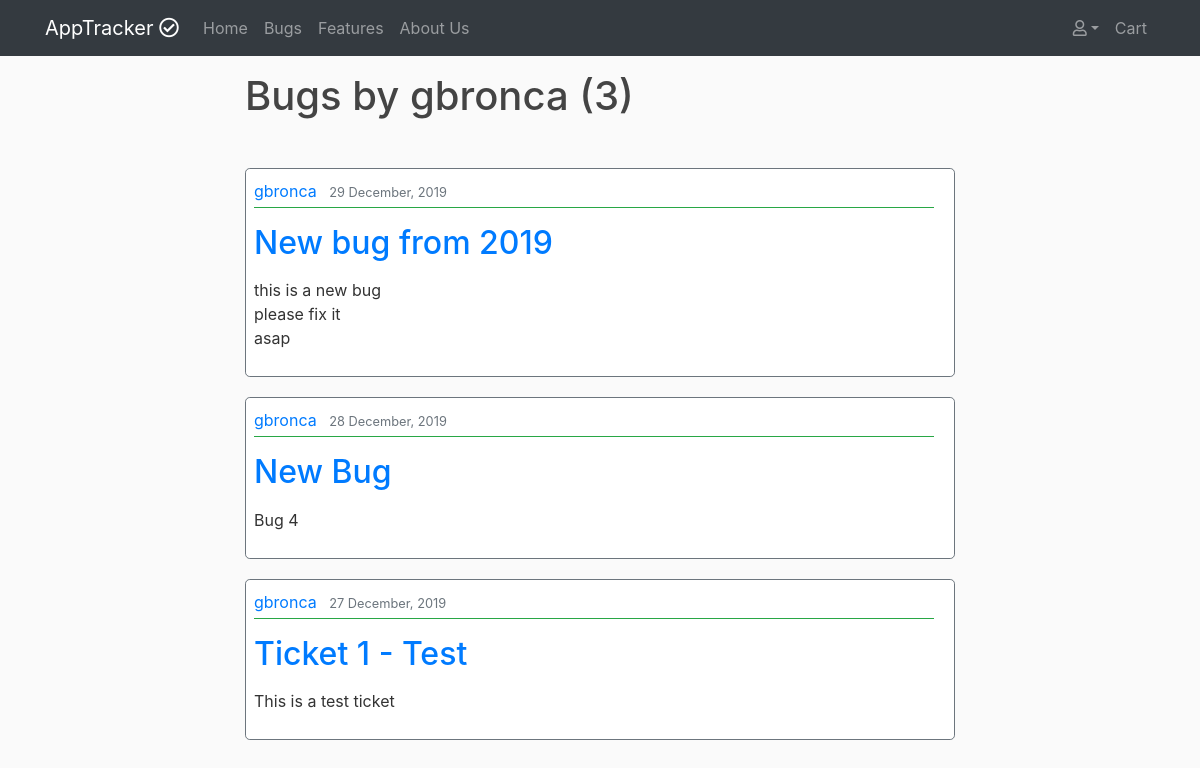
Before: /tickets/user-bugs/gbronca/ with the older database file.
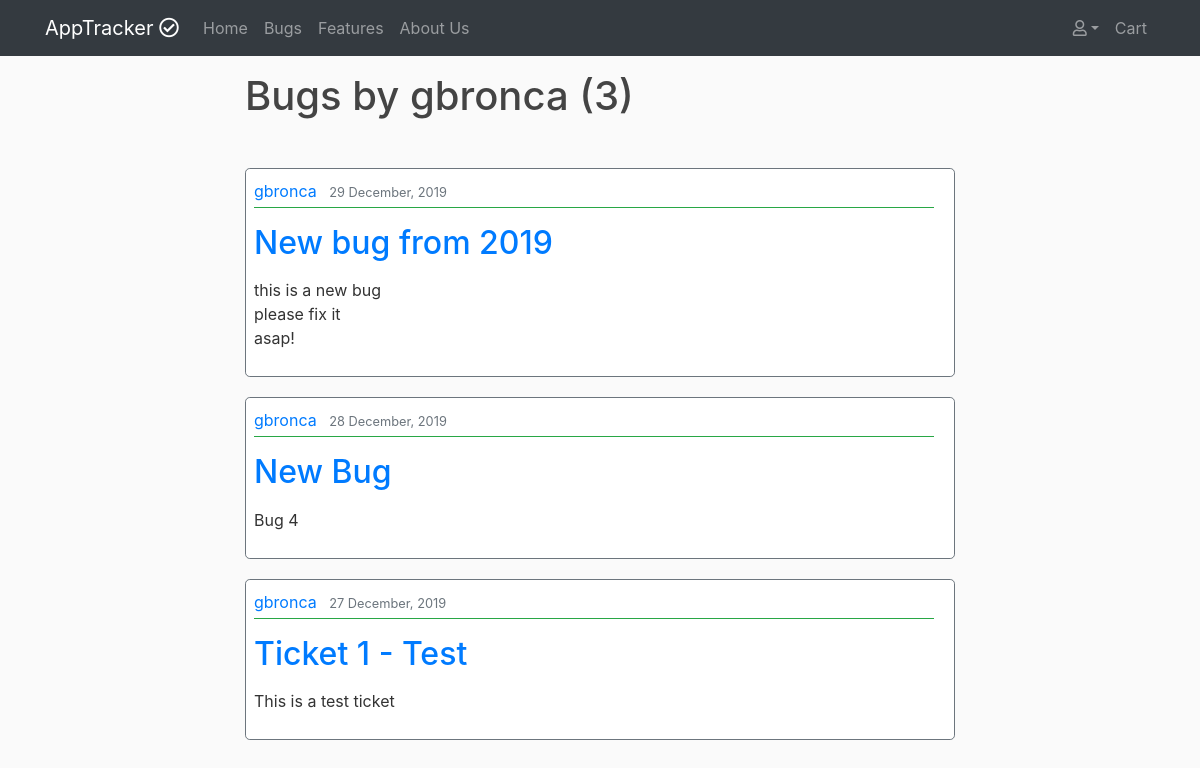
After: the same page with the newer database file.
### tickets/models.py (models this page shows, shortened)
class Ticket(models.Model):
    STATUS = (
        ('In Progress', 'In Progress'),
        ('Completed', 'Completed'),
        ('Pending', 'Pending')
    )
    ISSUE = (
        ('Bug', 'Bug'),
        ('Feature', 'Feature')
    )
    title = models.CharField(max_length=75)
    description = models.TextField()
    date_posted = models.DateTimeField(default=timezone.now)
    username = models.ForeignKey(User, on_delete=models.CASCADE)
    status = models.CharField(max_length=20, choices=STATUS,default='Pending')
    issue = models.CharField(max_length=20, choices=ISSUE, default='Bug')
    upvotes = models.PositiveIntegerField(default=0)
    views = models.PositiveIntegerField(default=0)

### tickets/views.py (the view)
# urls.py: path('user-bugs/<username>/', views.UserBugListView.as_view(template_name='tickets/user_tickets.html'), name='user_bugs'),
class UserBugListView(ListView):
    paginate_by = 5
    model = Ticket
    def get_queryset(self, *args, **kwargs):
        username = get_object_or_404(User, username=self.kwargs.get('username'))
        return Ticket.objects.filter(issue='Bug', username=username).order_by('-date_posted')
    def get_context_data(self, **kwargs):
        context = super().get_context_data(**kwargs)
        context['type'] = 'Bugs'
        is_paginated = True
        return context

### tickets/templates/tickets/user_tickets.html (shortened to what this page needs)
{% extends 'base.html' %}
{% block content %}
    <div class="col-12 col-sm-10 col-lg-8 mx-auto mt-3">
        <h1 class="mb-5">{{ type }} by {{ view.kwargs.username }} ({{ page_obj.paginator.count }})</h1>
        {% for obj in object_list %}
            <article class="border border-secondary rounded-lg pl-2 content-area">
                <div class="">
                    <div class="pb-1 mb-3 border-bottom border-success">
                        {% if type == 'Bugs' %}
                            <a class="mr-2" href="{% url 'tickets:user_bugs' obj.username.username %}">{{ obj.username }}</a>
                        {% elif type == 'Features' %}
                            <a class="mr-2" href="{% url 'tickets:user_features' obj.username.username %}">{{ obj.username }}</a>
                        {% endif %}
                        <small class="text-muted">{{ obj.date_posted|date:"d F, Y" }}</small>
                    </div>
                    <h2><a class="" href="{% url 'tickets:detail' obj.id %}">{{ obj.title }}</a></h2>
                    <p class="">{{ obj.description|linebreaks|truncatechars_html:200 }}</p>
                </div>
            </article>
        {% endfor %}
    </div>
{% endblock %}

Changed rows visible on the page:
changed Ticket: description "this is a new bug please fix it asap" → "this is a new bug please fix it asap!"
